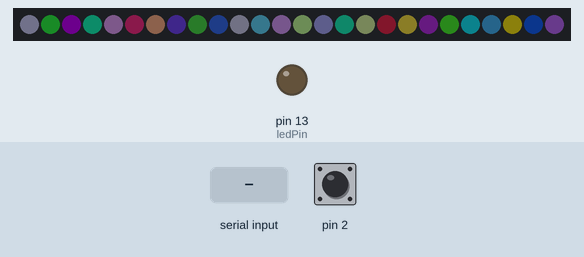
This sketch was run on a simulated Arduino Uno, built with avr-gcc and run on an emulated ATmega328P. Parts: 26 RGB LEDs in strip order, left to right, output pins drawn as LEDs (lit = HIGH). Inputs (shaded band) come from the test bench; at power-on: pin 2 HIGH. Dim RGB values are drawn brighter than linear; random numbers use the default seed unless the sketch sets one.

Above: at 16.7 s.
18.1 s: pin 2 pulled LOW for 0.15 s
At 18.25 s:
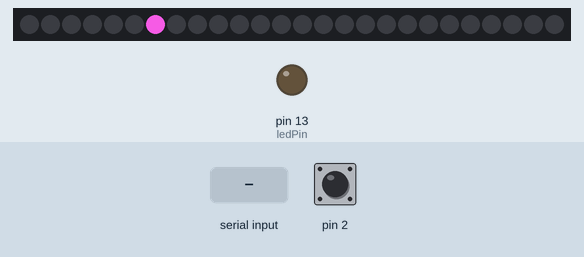
18.8 s: "a" received over Serial
At 18.86 s:
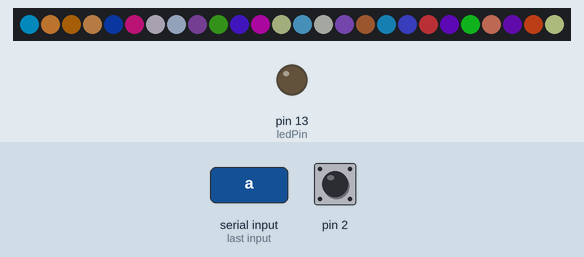
21.8 s: byte 101 ('e') received over Serial
At 21.86 s:
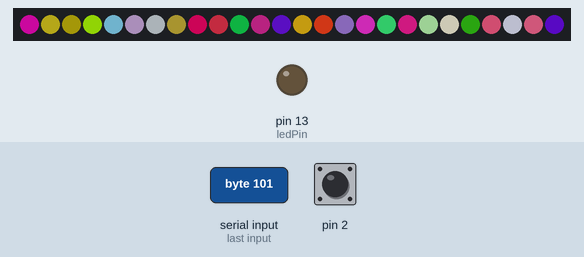
24.7 s: pin 2 pulled LOW for 1 s
26.3 s: "c" received over Serial
At 26.36 s:
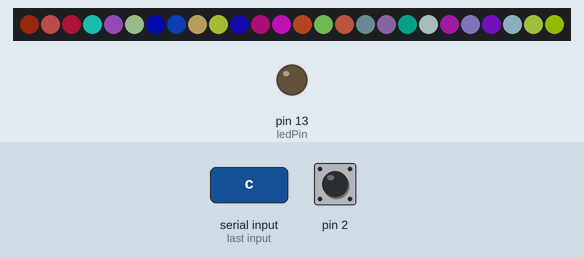

Measured:
- after the input at 18.1 s, the LEDs: change at once (image 1)

The sketch:

strangethings.ino
```cpp
#include <Adafruit_NeoPixel.h>
#ifdef __AVR__
  #include <avr/power.h>
#endif

#define PIN            6
#define NUMPIXELS      26

Adafruit_NeoPixel pixels = Adafruit_NeoPixel(NUMPIXELS, PIN, NEO_GRB + NEO_KHZ800);

 // delay for half a second


int ledPin =13;
int state=0;
int flag=0;
int letterIndex=0;
int switchState=0;
int lightUpDelay = 1000;
int lightUpLetterDelay=500;
int lightUpSpaceDelay=1000;
long timer=0;
volatile long lastButtonPush = 0;
boolean idleMode=false;

void setup(){
  randomSeed(millis());
  Serial.begin(9600);
  pixels.begin();
  pinMode(2,INPUT);
  pinMode(ledPin,OUTPUT);
  digitalWrite(2,HIGH);
  attachInterrupt(0,react,FALLING);

  TwinkleRandom(13,150,false);
  FadeInOut(5);
  FadeInOut(7);
  FadeInOut(9);

  timer=millis();
}

void loop(){
  if(Serial.available()>0){
    char letter = Serial.read();
    if(letter =='1'){
      lightUpDelay = 1000;
      lightUpLetterDelay=500;
      lightUpSpaceDelay=1000;
    }
    else if(letter =='2'){
      lightUpDelay=500;
      lightUpLetterDelay=250;
      lightUpSpaceDelay=500;
    }
    else if(letter =='3'){
      lightUpDelay=250;
      lightUpLetterDelay=100;
      lightUpSpaceDelay=400;
    }
    else if(letter =='4'){
      idleMode=!idleMode;
    }
    else{
      letterIndex=getLetterIndex(letter);
      lightUp(letterIndex,letter);
    }
    timer=millis();
  }
  else if(switchState==1){
    TwinkleRandom(26,10,false);
    FadeInOut(1);
    FadeInOut(1);
    FadeInOut(1);
    switchState=0;
    timer=millis();
  }
  else if(millis()-timer > 10000 && idleMode==true){
    TwinkleRandom(26,random(10,20),true);
  }
}

void react()
{
  long fin = millis();

  if(fin - lastButtonPush > 500)
  {
    while(Serial.available() > 0) {
      char t = Serial.read();
    }
    switchState=1;
  }

  lastButtonPush = fin;
}

void FadeInOut(uint8_t wait) {

  uint8_t red [NUMPIXELS];
  uint8_t green [NUMPIXELS];
  uint8_t blue [NUMPIXELS];

  // randomly set each colour
  for (int i = 0; i < NUMPIXELS; i++)
    {
    red [i] = random(256);
    green [i] = random(256);
    blue [i] = random(256);
    }

  for(uint8_t b = 0; b <255; b++) {
     for(uint8_t i=0; i < pixels.numPixels(); i++) {
        pixels.setPixelColor(i, red [i] * b/255, green [i] * b/255, blue [i] * b/255);
     }

     pixels.show();
     delay(wait);
  }

  for(uint8_t b=255; b > 0; b--) {
     for(uint8_t i = 0; i < pixels.numPixels(); i++) {
        pixels.setPixelColor(i, red [i] * b/255, green [i] * b/255, blue [i] * b/255);
     }
     pixels.show();
     delay(wait);
  }
}

void FadeOutSet(uint8_t wait, uint8_t pixelAmount, uint8_t* pixelNumbers, uint8_t* red,uint8_t* green, uint8_t* blue) {
  for(uint8_t b=255; b > 0; b--) {
     for(uint8_t i = 0; i < pixelAmount; i++) {
        pixels.setPixelColor(pixelNumbers[i], red [i] * b/255, green [i] * b/255, blue [i] * b/255);
     }
     pixels.show();
     delay(wait);
  }
}

void setAll(byte red, byte green, byte blue) {
  for(int i = 0; i < NUMPIXELS; i++ ) {
    setPixel(i, red, green, blue);
  }
  pixels.show();
}

void TwinkleRandom(int Count, int SpeedDelay, boolean OnlyOne) {
  uint8_t pixelNumbers [Count];
  uint8_t red [Count];
  uint8_t green [Count];
  uint8_t blue [Count];
  boolean exit=false;
  for (int i=0; i<Count; i++) {
     pixelNumbers[i]=random(NUMPIXELS);
     red[i]=random(0,255);
     green[i]=random(0,255);
     blue[i]=random(0,255);
     if(OnlyOne) {
       setPixel(pixelNumbers[i],red[i],green[i],blue[i]);
       FadeOutSet(0,1,pixelNumbers,red,green,blue);
       break;
     }
     else{
       setPixel(pixelNumbers[i],red[i],green[i],blue[i]);
       pixels.show();
       delay(SpeedDelay);
       exit=true;
     }
   }

  if(!exit){
    delay(SpeedDelay);
    FadeOutSet(5, Count, pixelNumbers, red, green, blue);
  }
}

void lightUp(int charIndex,char letter)
{
  if(charIndex > -1){
    pixels.setPixelColor(charIndex, getColor(letter));
    pixels.show();
    delay(lightUpDelay);
    pixels.setPixelColor(charIndex, pixels.Color(0,0,0));
    pixels.show();
    delay(lightUpLetterDelay);
  }
  else{
    delay(lightUpSpaceDelay);
  }

}

int getLetterIndex(char letter){
  switch(letter)
    {
      case 'a':
      case 'A':
        return 0;
        break;

      case 'b':
      case 'B':
        return 1;
        break;
      case 'c':
      case 'C':
        return 2;
        break;
      case 'd':
      case 'D':
        return 3;
        break;
      case 'e':
      case 'E':
        return 4;
        break;
      case 'f':
      case 'F':
        return 5;
        break;
      case 'g':
      case 'G':
        return 6;
        break;
      case 'h':
      case 'H':
        return 7;
        break;
      case 'i':
      case 'I':
        return 16;
        break;
      case 'j':
      case 'J':
        return 15;
        break;
      case 'k':
      case 'K':
        return 14;
        break;
      case 'l':
      case 'L':
        return 13;
        break;
      case 'm':
      case 'M':
        return 12;
        break;
      case 'n':
      case 'N':
        return 11;
        break;
      case 'o':
      case 'O':
        return 10;
        break;
      case 'p':
      case 'P':
        return 9;
        break;
      case 'q':
      case 'Q':
        return 8;
        break;
      case 'r':
      case 'R':
        return 17;
        break;
      case 's':
      case 'S':
        return 18;
        break;
      case 't':
      case 'T':
        return 19;
        break;
      case 'u':
      case 'U':
        return 20;
        break;
      case 'v':
      case 'V':
        return 21;
        break;
      case 'w':
      case 'W':
        return 22;
        break;
      case 'x':
      case 'X':
        return 23;
        break;
      case 'y':
      case 'Y':
        return 24;
        break;
      case 'z':
      case 'Z':
        return 25;
        break;
      default:
        return (-1);
        break;
    }
}

void setPixel(int Pixel, byte red, byte green, byte blue) {
   pixels.setPixelColor(Pixel, pixels.Color(red, green, blue));
}

uint32_t getColor(char letter) {
  switch (letter) {
    // WHITE
    case 'a':
    case 'A':
    case 'l':
    case 'L':
    case 's':
    case 'S':
      return pixels.Color(255, 255, 255);
    // BLUE
    case 'b':
    case 'B':
    case 'e':
    case 'E':
    case 'H':
    case 'h':
    case 'i':
    case 'I':
    case 'k':
    case 'K':
    case 'u':
    case 'U':
    case 'w':
    case 'W':
      return pixels.Color(0,0,255);
    // RED
    case 'g':
    case 'G':
    case 'n':
    case 'N':
    case 'y':
    case 'Y':
      return pixels.Color(0, 80, 0);
    // YELLOW
    case 'f':
    case 'F':
    case 'm':
    case 'M':
    case 't':
    case 'T':
    case 'x':
    case 'X':
      return pixels.Color(80,255,0);
    // Aqua:
    case 'd':
    case 'D':
    case 'p':
    case 'P':
    case 'r':
    case 'R':
      return pixels.Color(255,0,255);
    // Violet
      case 'c':
      case 'C':
      case 'j':
      case 'J':
      case 'o':
      case 'O':
      case 'q':
      case 'Q':
      case 'v':
      case 'V':
      case 'z':
      case 'Z':
      return pixels.Color(0, 255, 255);

    default:
      return pixels.Color(255,255,255);
  }
}
```
